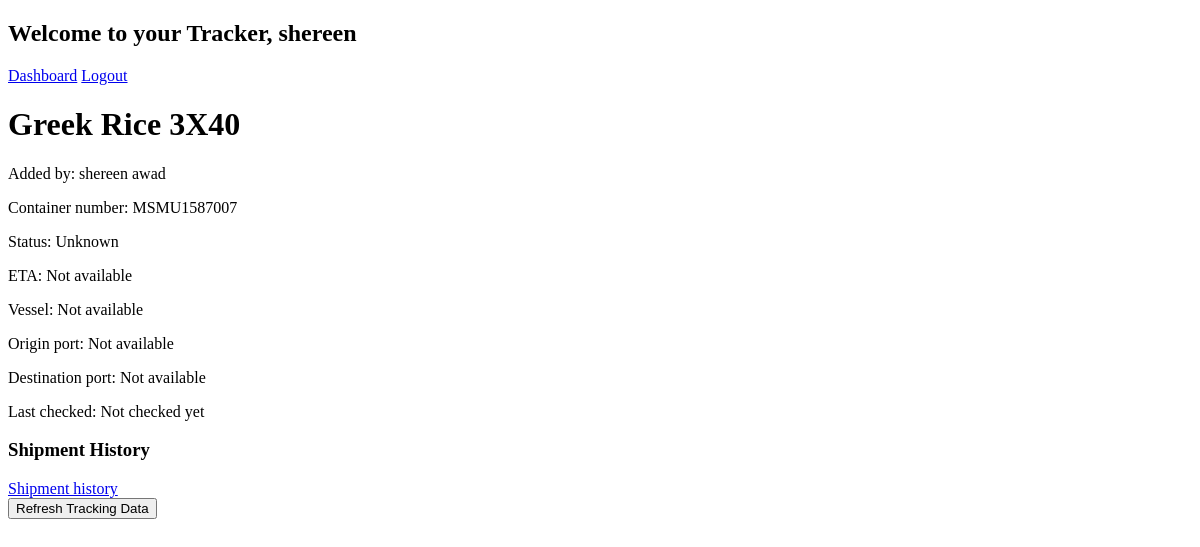
Before: /shipments/1 (signed in) with the older database file.
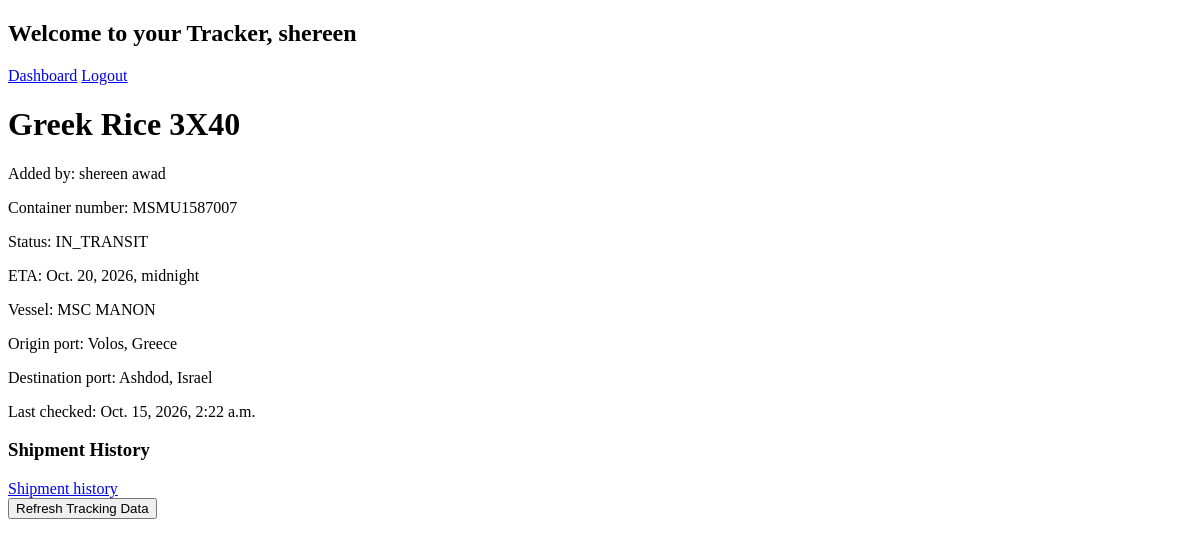
After: the same page with the newer database file.
### container_tracker_app/models.py (models this page shows)
class User(models.Model):
    firstname=models.CharField(max_length=255)
    lastname=models.CharField(max_length=255)
    email=models.CharField(max_length=255,unique=True)
    password=models.CharField(max_length=255)
    created_at=models.DateField(auto_now_add=True)
    updated_at=models.DateField(auto_now=True)
    objects=UserManager()

class Shipment(models.Model):
    name=models.CharField(max_length=100)
    number=models.CharField(max_length=20)
    status=models.CharField(max_length=100,default="Unknown")
    eta=models.DateTimeField(null=True,blank=True)
    ata = models.DateTimeField(null=True, blank=True)
    vessel=models.CharField(max_length=150,blank=True)
    origin=models.CharField(max_length=150,blank=True)
    destination=models.CharField(max_length=150,blank=True)
    lastchecked=models.DateTimeField(null=True,blank=True)
    user=models.ForeignKey(User,related_name="shipments",on_delete=models.DO_NOTHING)
    created_at=models.DateField(auto_now_add=True)
    updated_at=models.DateField(auto_now=True)
    objects=shipmentManager()

### container_tracker_app/views.py (the view)
# urls.py: path('shipments/<int:shipment_id>',views.view_shipment,name='view_shipment'),
def view_shipment(request,shipment_id):
    if "user_id" not in request.session:
        return redirect("/dashboard")
    else:
        user=User.objects.get(id=request.session['user_id'])
        shipment=Shipment.objects.get(id=shipment_id)
        context={
            "user":user,
            "shipment":shipment
        }
        return render(request,"shipmentdetails.html",context)

### container_tracker_app/templates/shipmentdetails.html (shortened to what this page needs)
<!DOCTYPE html>
<html lang="en">
<head>
</head>
<body>
    <h2>Welcome to your Tracker, {{ user.firstname }}</h2>
    <a href="{% url 'dashboard' %}">Dashboard</a>
    <a href="{% url 'logout' %}">Logout</a>
    <h1>{{ shipment.name }}</h1>
    <p>Added by: {{ shipment.user.firstname }} {{ shipment.user.lastname }}</p>
    <p>Container number: {{ shipment.number }}</p>
    <p>Status: {{ shipment.status }}</p>
    {% if shipment.ata %}
        <p>Arrived: {{ shipment.ata }}</p>
    {% else %}
        <p>ETA: {{ shipment.eta|default:"Not available" }}</p>
    {% endif %}
    <p>Vessel: {{ shipment.vessel|default:"Not available" }}</p>
    <p>Origin port: {{ shipment.origin|default:"Not available" }}</p>
    <p>Destination port: {{ shipment.destination|default:"Not available" }}</p>
    <p>Last checked: {{ shipment.lastchecked|default:"Not checked yet" }}</p>
    <h3>Shipment History</h3>
    <a href="{% url 'shipment_history' shipment.id %}">Shipment history</a>
    <form action="{% url 'refresh_shipment' shipment.id %}" method="POST">
    <button type="submit">Refresh Tracking Data</button>
</form>
</body>
</html>

Changed rows visible on the page:
changed Shipment "Greek Rice 3X40": status "Unknown" → "IN_TRANSIT"; eta "Not available" → "Oct. 20, 2026, midnight"; vessel "Not available" → "MSC MANON"; origin "Not available" → "Volos, Greece"; destination "Not available" → "Ashdod, Israel"; lastchecked "Not checked yet" → "Oct. 15, 2026, 2:22 a.m."
